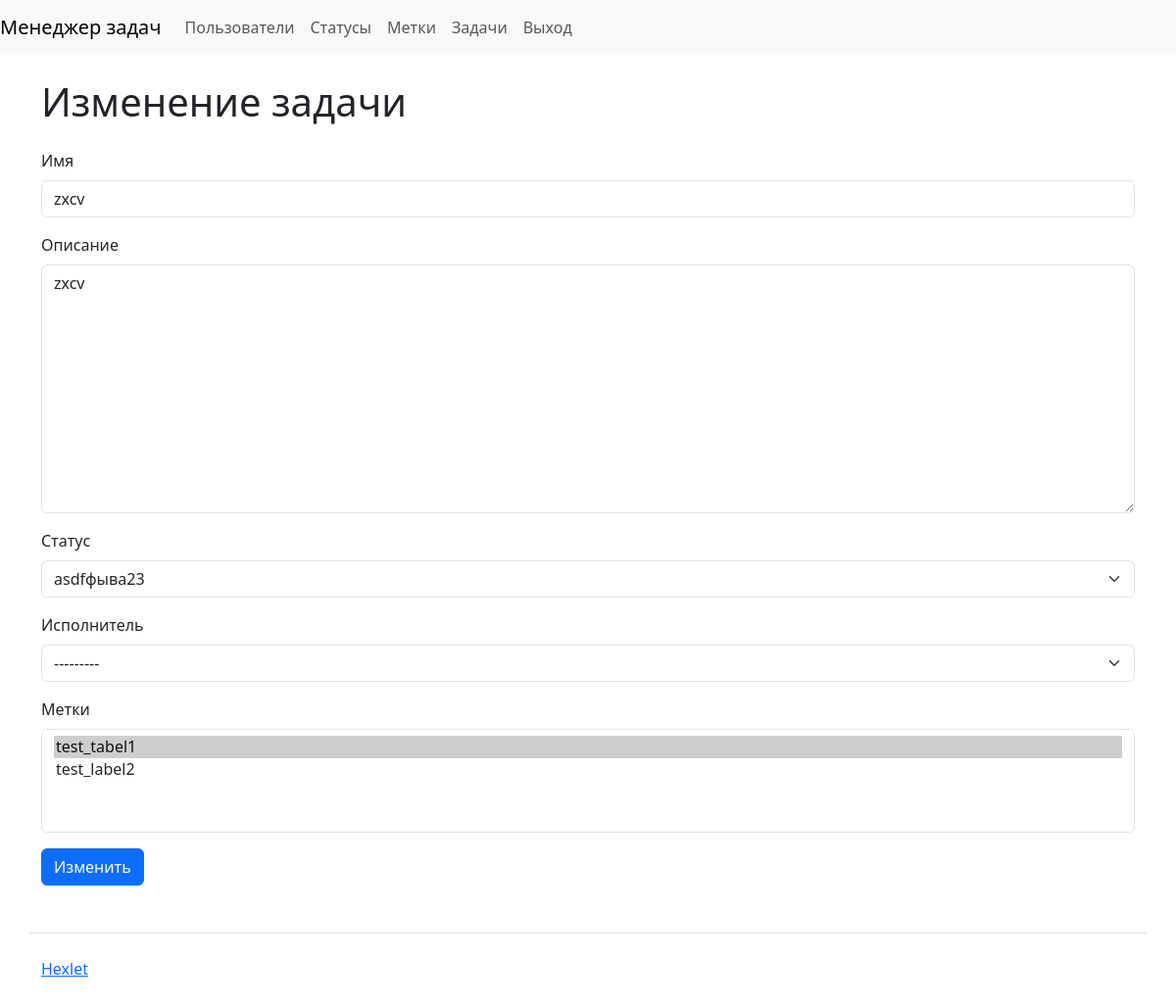
/tasks/8/update/ (signed in), run on an earlier commit of the app's database.
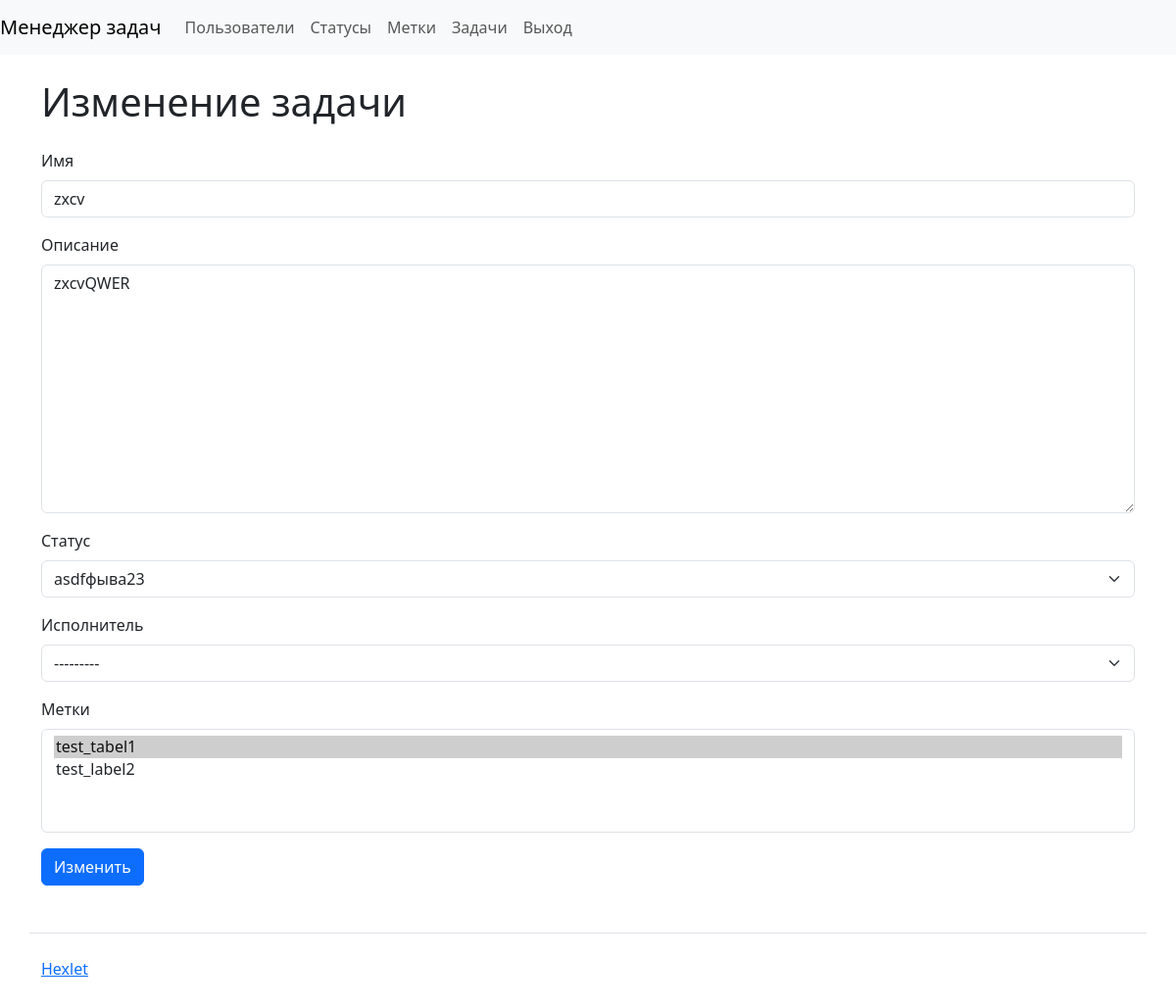
And on a later commit of the database.
### task_manager/tasks/models.py (models this page shows, shortened)
class Task(models.Model):
    name = models.CharField(max_length=255)
    description = models.CharField(max_length=255)
    status = models.ForeignKey(
        Status, on_delete=models.PROTECT, related_name='tasks'
    )
    author = models.ForeignKey(
        User, on_delete=models.PROTECT, related_name='tasks_authored'
    )
    executor = models.ForeignKey(
        User, on_delete=models.PROTECT, related_name='tasks_assigned',
        null=True
    )
    labels = models.ManyToManyField(Label)
    creation_date = DateTimeField(auto_now_add=True)

### task_manager/statuses/models.py (models this page shows)
class Status(models.Model):
    name = models.CharField(max_length=255)
    creation_date = DateTimeField(auto_now_add=True)
    def __str__(self):
        return self.name

### task_manager/tasks/views.py (the view)
# urls.py: path('<int:pk>/update/', views.TaskEdit.as_view(), name='edit_task'),
class TaskEdit(SpecifiedLoginRequiredMixin, SuccessMessageMixin, UpdateView):
    model = Task
    template_name = 'tasks/update.html'
    form_class = CreateTaskForm
    success_url = reverse_lazy('tasks')
    success_message = _("Задача успешно изменена")

### task_manager/tasks/forms.py
class CreateTaskForm(forms.ModelForm):
    name = forms.CharField(max_length=255, label='Имя')
    description = forms.CharField(
        label='Описание', required=False,
        widget=forms.Textarea(attrs={
            'class': 'form-control', 'placeholder': 'Описание'
        })
    )
    status = forms.ModelChoiceField(
        queryset=Status.objects.all(), label='Статус'
    )
    executor = forms.ModelChoiceField(
        queryset=User.objects.all(), label='Исполнитель', required=False
    )
    labels = forms.ModelMultipleChoiceField(
        queryset=Label.objects.all(), label='Метки', required=False
    )
    creation_date = DateTimeField(auto_now_add=True)
    User.__str__ = lambda self: f'{self.first_name} {self.last_name}'
    class Meta:
        model = Task
        fields = ['name', 'description', 'status', 'executor', 'labels']

### task_manager/labels/models.py (called while the page is built)
    def __str__(self):
        return self.name

### task_manager/templates/tasks/update.html (shortened to what this page needs)
{% extends "index.html" %}
{% load django_bootstrap5 %}
{% block content %}
<h1 class="my-4">Изменение задачи</h1>
<form method="post">
  {% bootstrap_form form %}
  {% bootstrap_button button_type="submit" content="Изменить" %}
  </form>
{% endblock %}

What changed in the data, as far as the page shows it:
changed Task "asdfфыва23": description "zxcv" → "zxcvQWER"
